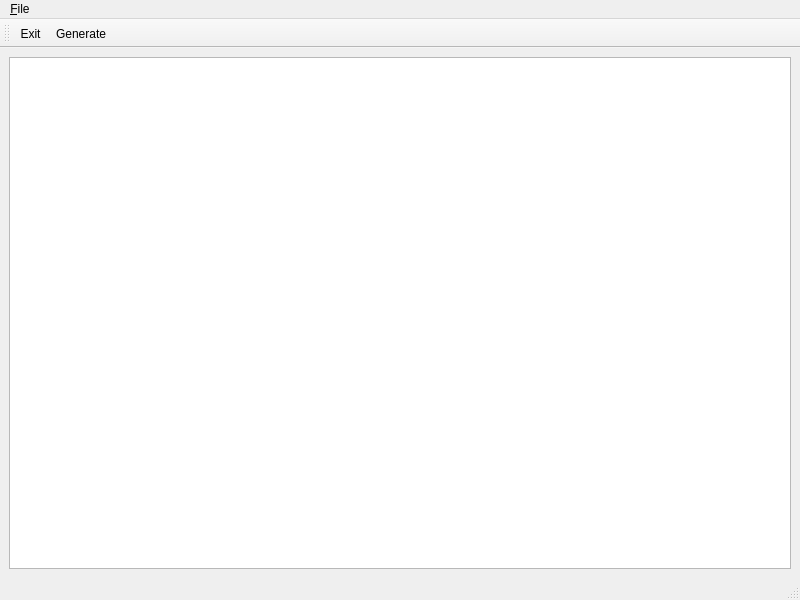
<?xml version="1.0" encoding="UTF-8"?>
<ui version="4.0">
 <class>MainWindow</class>
 <widget class="QMainWindow" name="MainWindow">
  <property name="geometry">
   <rect>
    <x>0</x>
    <y>0</y>
    <width>800</width>
    <height>600</height>
   </rect>
  </property>
  <property name="windowTitle">
   <string>MainWindow</string>
  </property>
  <widget class="QWidget" name="centralwidget">
   <layout class="QVBoxLayout" name="verticalLayout">
    <item>
     <widget class="DGenEditor" name="plainTextEdit"/>
    </item>
   </layout>
  </widget>
  <widget class="QMenuBar" name="menubar">
   <property name="geometry">
    <rect>
     <x>0</x>
     <y>0</y>
     <width>800</width>
     <height>21</height>
    </rect>
   </property>
   <widget class="QMenu" name="menu_File">
    <property name="title">
     <string>&amp;File</string>
    </property>
    <addaction name="actionGenerate"/>
    <addaction name="actionE_xit"/>
   </widget>
   <addaction name="menu_File"/>
  </widget>
  <widget class="QStatusBar" name="statusbar"/>
  <widget class="QToolBar" name="toolBar">
   <property name="windowTitle">
    <string>toolBar</string>
   </property>
   <attribute name="toolBarArea">
    <enum>TopToolBarArea</enum>
   </attribute>
   <attribute name="toolBarBreak">
    <bool>false</bool>
   </attribute>
   <addaction name="actionE_xit"/>
   <addaction name="actionGenerate"/>
  </widget>
  <action name="actionE_xit">
   <property name="icon">
    <iconset resource="resources.qrc">
     <normaloff>:/icons/icons/shutdown.png</normaloff>:/icons/icons/shutdown.png</iconset>
   </property>
   <property name="text">
    <string>E&amp;xit</string>
   </property>
  </action>
  <action name="actionGenerate">
   <property name="icon">
    <iconset resource="resources.qrc">
     <normaloff>:/icons/icons/start-here-kde.svg</normaloff>:/icons/icons/start-here-kde.svg</iconset>
   </property>
   <property name="text">
    <string>Generate</string>
   </property>
   <property name="shortcut">
    <string>Ctrl+R</string>
   </property>
  </action>
 </widget>
 <customwidgets>
  <customwidget>
   <class>DGenEditor</class>
   <extends>QPlainTextEdit</extends>
   <header>dgeneditor.h</header>
  </customwidget>
 </customwidgets>
 <resources>
  <include location="resources.qrc"/>
 </resources>
 <connections/>
</ui>
